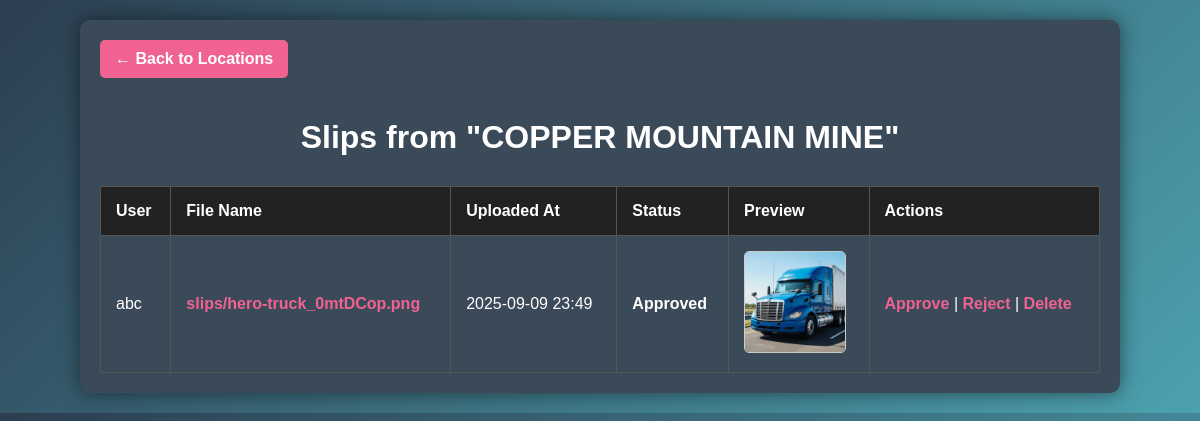
Page /dashboard/slips/location/COPPER MOUNTAIN MINE/ (signed in) on the committed database.
### slips/models.py (models this page shows, shortened)
class Slips(models.Model):
    user = models.ForeignKey(
        settings.AUTH_USER_MODEL,   # links to your User model (drivers/admins)
        on_delete=models.CASCADE,
        related_name="slips"
    )
    file = models.FileField(upload_to="slips/")  # files will be saved in MEDIA_ROOT/slips/
    file_name = models.CharField(max_length=255, blank=True)
    uploaded_at = models.DateTimeField(auto_now_add=True)
    location = models.CharField(max_length=100,default="Unknown", blank=False)
    status = models.CharField(
        max_length=20,
        choices=[
            ("pending", "Pending"),
            ("approved", "Approved"),
            ("rejected", "Rejected"),
        ],
        default="pending"
    )
    @property
    def is_image(self):
        return self.file.name.lower().endswith(('.jpg', '.jpeg', '.png'))

### slips/views.py (the view)
# urls.py: path('dashboard/slips/location/<str:location>/', views.admin_slips_by_location_view, name='slips_by_location'),
@login_required
@user_passes_test(lambda u: u.is_staff)
def admin_slips_by_location_view(request, location):
    slips = Slips.objects.filter(location=location).order_by('-uploaded_at')
    return render(request, 'admin_slips_by_location.html', {
        'location': location,
        'slips': slips
    })

### slips/templates/admin_slips_by_location.html (shortened to what this page needs)
<!DOCTYPE html>
<html lang="en">
<head>
</head>
<body>
    <div class="container">
        <a href="{% url 'admin_slips_locations' %}" class="back-button">← Back to Locations</a>
        <h1>Slips from "{{ location }}"</h1>
        <table>
            <thead>
                <tr>
                    <th>User</th>
                    <th>File Name</th>
                    <th>Uploaded At</th>
                    <th>Status</th>
                    <th>Preview</th>
                    <th>Actions</th>
                </tr>
            </thead>
            <tbody>
                {% for slip in slips %}
                <tr>
                    <td data-label="User">{{ slip.user.username }}</td>
                    <td data-label="File Name">
                        <a href="{{ slip.file.url }}" target="_blank">{{ slip.file_name }}</a>
                    </td>
                    <td data-label="Uploaded At">{{ slip.uploaded_at|date:"Y-m-d H:i" }}</td>
                    <td data-label="Status" class="status">{{ slip.status }}</td>
                    <td data-label="Preview">
                        {% if slip.is_image %}
                            <img src="{{ slip.file.url }}" alt="Image Preview" class="image-preview"/>
                        {% else %}
                            N/A
                        {% endif %}
                    </td>
                    <td data-label="Actions">
                        <a href="{% url 'approve_slip' slip.id %}">Approve</a> |
                        <a href="{% url 'reject_slip' slip.id %}">Reject</a> |
                        <a href="{% url 'delete_slip' slip.id %}" onclick="return confirm('Are you sure you want to delete this slip?');">Delete</a>
                    </td>
                </tr>
                {% empty %}
                <tr>
                    <td colspan="6" style="text-align: center;">No slips found for this location.</td>
                </tr>
                {% endfor %}
            </tbody>
        </table>
    </div>
</body>
</html>

### slips/templates/admin_slips_by_location.html (style rules this page uses)
body { font-family: Arial, sans-serif; background: linear-gradient(135deg, #2c3e50, #4ca1af); color: white; margin: 0; padding: 20px; }
.container { max-width: 1000px; margin: auto; background-color: #3b4a59; padding: 20px; border-radius: 10px; box-shadow: 0 0 20px rgba(0,0,0,0.5); }
h1 { text-align: center; margin-bottom: 30px; font-size: 2rem; }
.back-button { display: inline-block; margin-bottom: 20px; padding: 10px 15px; background-color: #f06292; color: white; text-decoration: none; border-radius: 5px; font-weight: bold; }
table { width: 100%; border-collapse: collapse; }
th, td { padding: 15px; border: 1px solid #555; text-align: left; word-break: break-word; }
th { background-color: #222; font-weight: bold; }
a { color: #f06292; text-decoration: none; font-weight: bold; }
.status { text-transform: capitalize; font-weight: bold; }
.image-preview { max-width: 100px; max-height: 100px; border-radius: 5px; border: 1px solid #ccc; }

### rows in the picture
Slips: location "COPPER MOUNTAIN MINE", user.username "abc", file_name "slips/hero-truck_0mtDCop.png", uploaded_at "2025-09-09 23:49", status "Approved", file (picture)
